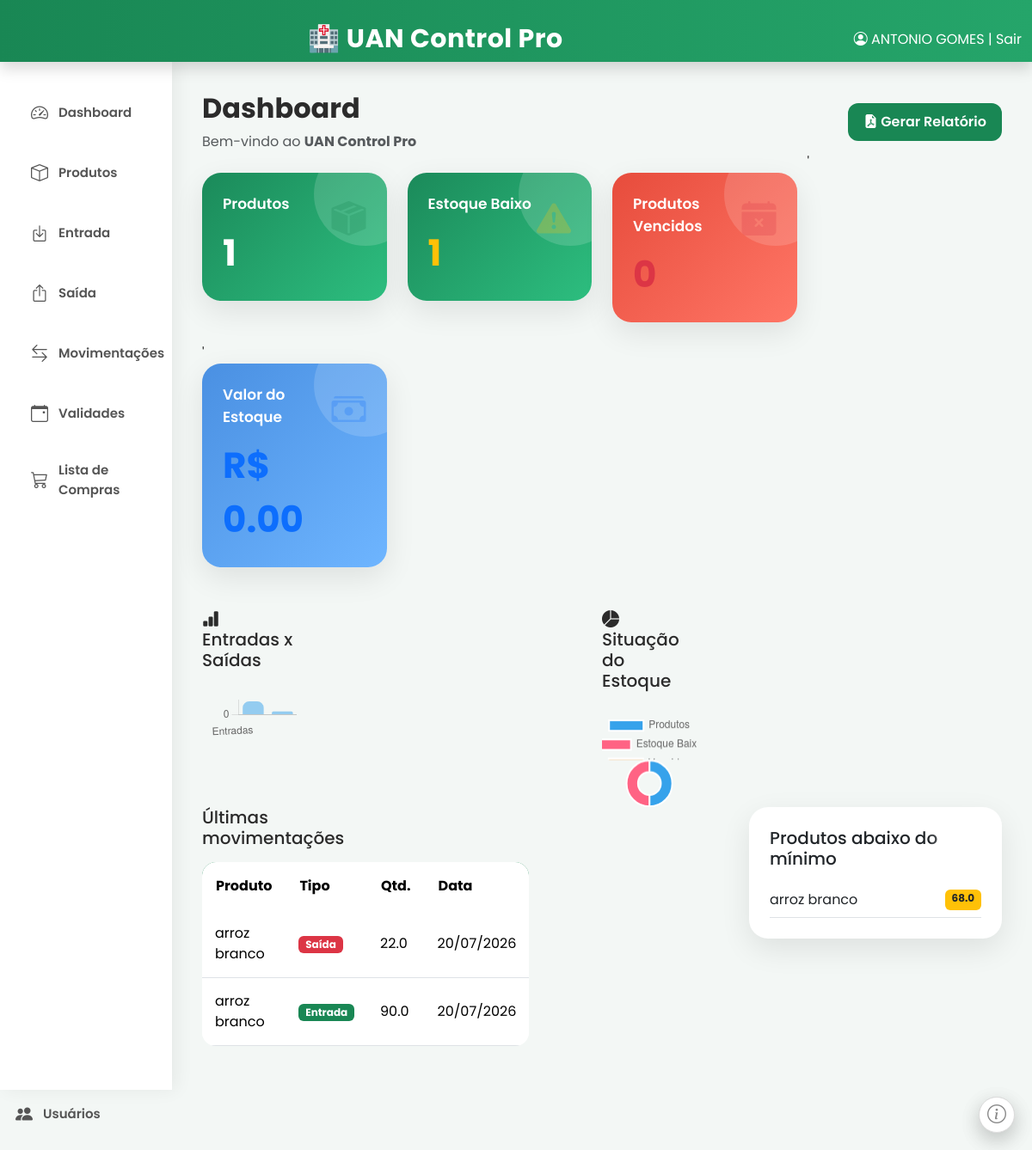
/ (signed in), run on the app's committed database.
### models.py (models this page shows, shortened)
class Usuario(UserMixin, db.Model):
    __tablename__ = "usuarios"
    id = db.Column(db.Integer, primary_key=True)
    nome = db.Column(db.String(120), nullable=False)
    email = db.Column(db.String(120), unique=True, nullable=False)
    senha = db.Column(db.String(255), nullable=False)
    perfil = db.Column(db.String(30), default="Administrador")
    ativo = db.Column(db.Boolean, default=True)

class Movimentacao(db.Model):
    __tablename__ = "movimentacoes"
    id = db.Column(db.Integer, primary_key=True)
    data = db.Column(
        db.DateTime,
        default=datetime.now
    )
    produto_id = db.Column(
        db.Integer,
        db.ForeignKey("produtos.id")
    )
    produto = db.relationship("Produto")
    tipo = db.Column(db.String(20))
    quantidade = db.Column(db.Float)
    responsavel = db.Column(db.String(100))
    observacao = db.Column(db.Text)
    lote = db.Column(db.String(60))
    validade = db.Column(db.Date)
    nota_fiscal = db.Column(db.String(80))
    valor_unitario = db.Column(db.Float)

class Produto(db.Model):
    __tablename__ = "produtos"
    id = db.Column(db.Integer, primary_key=True)
    nome = db.Column(db.String(120), nullable=False)
    categoria = db.Column(db.String(80), nullable=False)
    unidade = db.Column(db.String(30), nullable=False)
    codigo_barras = db.Column(db.String(80))
    fornecedor = db.Column(db.String(120))
    localizacao = db.Column(db.String(120))
    estoque_atual = db.Column(db.Float, default=0)
    estoque_minimo = db.Column(db.Float, default=0)
    estoque_maximo = db.Column(db.Float, default=0)
    essencial = db.Column(db.Boolean, default=False)
    observacao = db.Column(db.Text)
    ativo = db.Column(db.Boolean, default=True)
    criado_em = db.Column(
        db.DateTime,
        default=datetime.now
    )
    atualizado_em = db.Column(
        db.DateTime,
        default=datetime.now,
        onupdate=datetime.now
    )

### routes/dashboard.py (the view)
@main.route("/")
@login_required
def dashboard():
    total_produtos = Produto.query.count()
    estoque_baixo = Produto.query.filter(
        Produto.estoque_atual <= Produto.estoque_minimo
    ).count()
    valor_total = 0
    produtos = Produto.query.all()
    for produto in produtos:
        ultima = (
            Movimentacao.query.filter_by(produto_id=produto.id)
            .order_by(Movimentacao.data.desc())
            .first()
        )
        if ultima and ultima.valor_unitario:
            valor_total += (
                produto.estoque_atual *
                ultima.valor_unitario
            )
    vencidos = Lote.query.filter(
        Lote.validade < db.func.current_date()
    ).count()
    produtos_baixo = (
        Produto.query
        .filter(Produto.estoque_atual <= Produto.estoque_minimo)
        .order_by(Produto.nome)
        .all()
    )
    movimentacoes = (
        Movimentacao.query
        .order_by(Movimentacao.data.desc())
        .limit(10)
        .all()
    )
    entradas = db.session.query(
        func.sum(Movimentacao.quantidade)
    ).filter(
        Movimentacao.tipo == "ENTRADA"
    ).scalar() or 0
    saidas = db.session.query(
        func.sum(Movimentacao.quantidade)
    ).filter(
        Movimentacao.tipo == "SAIDA"
    ).scalar() or 0
    return render_template(
        "dashboard.html",
        total_produtos=total_produtos,
        estoque_baixo=estoque_baixo,
        valor_total=valor_total,
        vencidos=vencidos,
        movimentacoes=movimentacoes,
        produtos_baixo=produtos_baixo,
        entradas=entradas,
        saidas=saidas
    )

### app.py (called while the page is built)
@login_manager.user_loader
def load_user(user_id):
    return Usuario.query.get(int(user_id))

### templates/dashboard.html
{% extends "base.html" %}
{% block conteudo %}
<div class="d-flex justify-content-between align-items-center mb-4">
    <div>
        <h2 class="fw-bold">Dashboard</h2>
        <p class="text-muted mb-0">
            Bem-vindo ao <strong>UAN Control Pro</strong>
        </p>
    </div>
    <div>
        <a href="/relatorio/pdf" class="btn btn-success">
            <i class="bi bi-file-earmark-pdf-fill"></i>
            Gerar Relatório
        </a>
    </div>
</div>
<div class="row g-4">
    <div class="col-lg-3">
        <div class="card card-dashboard card-verde p-4">
            <div class="d-flex justify-content-between">
                <div>
                    <div class="titulo">Produtos</div>
                    <div class="numero">{{ total_produtos }}</div>
                </div>
                <i class="bi bi-box-seam-fill fs-1 text-success"></i>
            </div>
        </div>
    </div>
    <div class="col-12 col-sm-6 col-xl-3">
        <div class="card card-dashboard card-verde p-4">
            <div class="d-flex justify-content-between">
                <div>
                    <div class="titulo">Estoque Baixo</div>
                    <div class="numero text-warning">{{ estoque_baixo }}</div>
                </div>
                <i class="bi bi-exclamation-triangle-fill fs-1 text-warning"></i>
            </div>
        </div>
    </div>
    <div class="col-12 col-sm-6 col-xl-3">
        <div class="card card-dashboard card-vermelho p-4">
            <div class="d-flex justify-content-between">
                <div>
                    <div class="titulo">Produtos Vencidos</div>
                    <div class="numero text-danger">{{ vencidos }}</div>
                </div>
                <i class="bi bi-calendar-x-fill fs-1 text-danger"></i>
            </div>
        </div>
    </div>
    '<div class="col-12 col-sm-6 col-xl-3">'
        <div class="card card-dashboard card-azul p-4">
            <div class="d-flex justify-content-between">
                <div>
                    <div class="titulo">Valor do Estoque</div>
                    <div class="numero text-primary">
                        R$ {{ "%.2f"|format(valor_total) }}
                    </div>
                </div>
                <i class="bi bi-cash-stack fs-1 text-primary"></i>
            </div>
        </div>
    </div>
</div>
<div class="row mt-4">
    <div class="row mt-4">
    <div class="col-lg-6">
        <div class="col-12 col-sm-6 col-xl-3">
            <h5 class="mb-4">
                <i class="bi bi-bar-chart-fill"></i>
                Entradas x Saídas
            </h5>
            <canvas id="graficoMovimentacoes"></canvas>
        </div>
    </div>
    <div class="col-lg-6">
        <div class="col-12 col-sm-6 col-xl-3">
            <h5 class="mb-4">
                <i class="bi bi-pie-chart-fill"></i>
                Situação do Estoque
            </h5>
            <canvas id="graficoResumo"></canvas>
        </div>
    </div>
</div>
    <div class="col-lg-8">
        <div class="col-12 col-sm-6 col-xl-3">
            <h5 class="mb-3">
                Últimas movimentações
            </h5>
            <table class="table table-hover">
                <thead>
                    <tr>
                        <th>Produto</th>
                        <th>Tipo</th>
                        <th>Qtd.</th>
                        <th>Data</th>
                    </tr>
                </thead>
                <tbody>
                {% for m in movimentacoes %}
                <tr>
                    <td>{{ m.produto.nome }}</td>
                    <td>
                        {% if m.tipo=="ENTRADA" %}
                        <span class="badge bg-success">Entrada</span>
                        {% else %}
                        <span class="badge bg-danger">Saída</span>
                        {% endif %}
                    </td>
                    <td>{{ m.quantidade }}</td>
                    <td>{{ m.data.strftime('%d/%m/%Y') }}</td>
                </tr>
                {% endfor %}
                </tbody>
            </table>
        </div>
    </div>
    <div class="col-lg-4">
        <div class="card card-dashboard p-4">
            <h5 class="mb-3">
                Produtos abaixo do mínimo
            </h5>
            {% for p in produtos_baixo %}
            <div class="d-flex justify-content-between border-bottom py-2">
                <span>{{ p.nome }}</span>
                <span class="badge bg-warning text-dark">
                    {{ p.estoque_atual }}
                </span>
            </div>
            {% else %}
            <p class="text-success">
                Nenhum produto abaixo do mínimo.
            </p>
            {% endfor %}
        </div>
    </div>
</div>
<script>
new Chart(document.getElementById("graficoMovimentacoes"),{
type:"bar",
data:{
labels:["Entradas","Saídas"],
datasets:[{
label:"Movimentações",
data:[{{ entradas }},{{ saidas }}],
borderRadius:8
}]
},
options:{
plugins:{
legend:{
display:false
}
}
}
});
new Chart(document.getElementById("graficoResumo"),{
type:"doughnut",
data:{
labels:[
"Produtos",
"Estoque Baixo",
"Vencidos"
],
datasets:[{
data:[
{{ total_produtos }},
{{ estoque_baixo }},
{{ vencidos }}
]
}]
}
});
</script>
{% endblock %}

### templates/base.html (shortened to what this page needs)
<!DOCTYPE html>
<html lang="pt-br">
<head>
    <link href="https://cdn.jsdelivr.net/npm/bootstrap@5.3.3/dist/css/bootstrap.min.css" rel="stylesheet">
    <link rel="stylesheet" href="{{ url_for('static', filename='css/estilo.css') }}">
    <link rel="stylesheet" href="https://cdn.jsdelivr.net/npm/bootstrap-icons@1.11.3/font/bootstrap-icons.min.css">
</head>
<body>
<nav class="navbar navbar-dark bg-success shadow">
<div class="container-fluid">
<a class="navbar-brand fw-bold ms-2" href="/">
<div class="d-flex justify-content-between w-100 align-items-center">
    <a class="navbar-brand fw-bold" href="/">
        🏥 UAN Control Pro
    </a>
    {% if current_user.is_authenticated %}
    <div class="text-white">
        <i class="bi bi-person-circle"></i>
        {{ current_user.nome }}
        |
        <a href="{{ url_for('main.logout') }}"
           class="text-white text-decoration-none">
            Sair
        </a>
    </div>
    {% endif %}
</div>
</a>
</div>
</nav>
<div class="container-fluid">
<div class="row">
    <div class="col-md-2 menu-lateral">
<a href="/" class="menu-item">
<i class="bi bi-speedometer2"></i>
Dashboard
</a>
<a href="/produtos" class="menu-item">
<i class="bi bi-box"></i>
Produtos
</a>
<a href="/entrada" class="menu-item">
<i class="bi bi-box-arrow-in-down"></i>
Entrada
</a>
<a href="/saida" class="menu-item">
<i class="bi bi-box-arrow-up"></i>
Saída
</a>
<a href="/movimentacoes" class="menu-item">
<i class="bi bi-arrow-left-right"></i>
Movimentações
</a>
<a href="/validade" class="menu-item">
<i class="bi bi-calendar-event"></i>
Validades
</a>
<a href="/compras" class="menu-item">
<i class="bi bi-cart3"></i>
Lista de Compras
</a>
</div>
<div class="col-md-10 conteudo">
{% block conteudo %}
{% endblock %}
</div>
<a href="/usuarios" class="menu-item">
    <i class="bi bi-people-fill"></i>
    Usuários
</a>
</div>
</div>
<div class="creditos-info">
</div>
<div class="creditos-info" title="Sobre o sistema">
    <i class="bi bi-info-circle"></i>
</div>
<script>
document.addEventListener("DOMContentLoaded", function () {
    // Fecha o menu mobile ao clicar em um item
    document.querySelectorAll("#menuMobile a").forEach(function(link){
        link.addEventListener("click", function(){
            const menu = bootstrap.Offcanvas.getInstance(
                document.getElementById("menuMobile")
            );
            if(menu){
                menu.hide();
            }
            // Faz a página abrir já no topo
            window.scrollTo({
                top: 0,
                behavior: "instant"
            });
        });
    });
});
</script>
</body>
</html>
</body>
</html>

### static/css/estilo.css (style rules this page uses)
* { margin:0; padding:0; box-sizing:border-box; }
body { background:#f3f7f5; font-family:'Poppins',sans-serif; color:#2b2b2b; }
.navbar { height:72px; background:linear-gradient(90deg,#198754,#25a56a)!important; box-shadow:0 8px 25px rgba(0,0,0,.12); position:sticky; top:0; z-index:1050; }
.navbar-brand { font-size:30px; font-weight:700; letter-spacing:.5px; }
.menu-lateral { background:#ffffff; min-height:100vh; padding:30px 18px; box-shadow:5px 0 20px rgba(0,0,0,.06); border-right:none; display:flex; flex-direction:column; }
.menu-item { display:flex; align-items:center; gap:12px; padding:14px 18px; margin-bottom:12px; border-radius:14px; text-decoration:none; color:#555; font-size:15px; font-weight:600; transition:.25s; }
.menu-item i { font-size:20px; }
.conteudo { padding:35px; }
h1,h2,h3,h4 { font-weight:700; }
.card-dashboard { border:none; border-radius:22px; overflow:hidden; box-shadow:0 12px 35px rgba(0,0,0,.09); transition:.30s; background:white; }
.numero { font-size:42px; font-weight:700; color:#198754; }
.titulo { font-size:17px; color:#666; font-weight:600; margin-bottom:12px; }
.table { background:white; border-radius:16px; overflow:hidden; }
.table thead { background:#198754; color:white; }
.table th { border:none; padding:16px; }
.table td { padding:15px; vertical-align:middle; }
.btn-success { background:#198754; border:none; border-radius:12px; padding:10px 18px; font-weight:600; }
.card-dashboard { position:relative; overflow:hidden; }
.card-dashboard::before { content:""; position:absolute; width:120px; height:120px; border-radius:50%; right:-35px; top:-35px; background:rgba(255,255,255,.15); }
.card-verde { background:linear-gradient(135deg,#1B8A5A,#2DBE7F); color:#fff; }
.card-azul { background:linear-gradient(135deg,#4A90E2,#6EB5FF); color:#fff; }
.card-vermelho { background:linear-gradient(135deg,#E74C3C,#FF7666); color:#fff; }
.card-dashboard .numero { color:white; font-size:42px; }
.card-dashboard .titulo { color:white; }
.card-dashboard i { font-size:58px; opacity:.25; }
.creditos-info { position:fixed; right:20px; bottom:20px; width:42px; height:42px; border-radius:50%; background:#ffffff; color:#8a8a8a; border:1px solid #dcdcdc; display:flex; justify-content:center; align-items:center; cursor:pointer; box-shadow:0 8px 25px rgba(0,0,0,.12); z-index:9999; transition:.25s; }
.creditos-info i { font-size:22px; }
.card-dashboard { animation:fadeCard .45s ease; }

### data on the page
Usuario: nome "ANTONIO GOMES"
Movimentacao: produto.nome "arroz branco", tipo "Saída", quantidade "22.0", data "20/07/2026"
Movimentacao: produto.nome "arroz branco", tipo "Entrada", quantidade "90.0", data "20/07/2026"
Produto: nome "arroz branco", estoque_atual "68.0"

### other printed values
{{ total_produtos }} "1"
{{ estoque_baixo }} "1"
{{ vencidos }} "0"
{{ "%.2f"|format(valor_total) }} "0.00"
